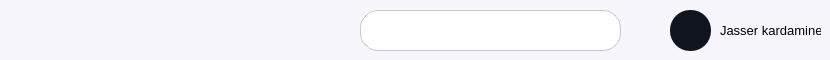
        <widget class="QWidget" name="search" native="true">
         <property name="maximumSize">
          <size>
           <width>16777215</width>
           <height>62</height>
          </size>
         </property>
         <property name="styleSheet">
          <string notr="true">background-color:#F7F6FC ; 
border-radius:20px ; </string>
         </property>
         <widget class="QLineEdit" name="search_bar">
          <property name="geometry">
           <rect>
            <x>360</x>
            <y>10</y>
            <width>261</width>
            <height>41</height>
           </rect>
          </property>
          <property name="styleSheet">
           <string notr="true"> #search_bar {
	background-color:white; 
	border:1px solid #BFC9D3 ; 
	border-radius:18px ;  
	padding : 0 40px 0 10px ; 
}
</string>
          </property>
         </widget>
         <widget class="QPushButton" name="search_button">
          <property name="geometry">
           <rect>
            <x>580</x>
            <y>10</y>
            <width>41</width>
            <height>41</height>
           </rect>
          </property>
          <property name="cursor">
           <cursorShape>PointingHandCursor</cursorShape>
          </property>
          <property name="styleSheet">
           <string notr="true">QPushButton {	
	background-color: transparent ;
	border-radius:20px ; 
	background:url(:/icons/tsawer/search.svg) no-repeat  center center; 
} 

QPushButton::hover {
		background:url(:/icons/tsawer/search_hover.svg) no-repeat  center center; 
}</string>
          </property>
          <property name="text">
           <string/>
          </property>
         </widget>
         <widget class="QLabel" name="pdp">
          <property name="geometry">
           <rect>
            <x>670</x>
            <y>10</y>
            <width>41</width>
            <height>41</height>
           </rect>
          </property>
          <property name="styleSheet">
           <string notr="true">#pdp{
	background-color  :#0F141E;
	border-radius : 20px ; 
}
</string>
          </property>
          <property name="text">
           <string/>
          </property>
         </widget>
         <widget class="QLabel" name="username">
          <property name="geometry">
           <rect>
            <x>720</x>
            <y>20</y>
            <width>101</width>
            <height>21</height>
           </rect>
          </property>
          <property name="styleSheet">
           <string notr="true">#username {
	background-color:transparent ; 
	color:black ; 
	font-size:13px ; 
}</string>
          </property>
          <property name="text">
           <string>Jasser kardamine</string>
          </property>
         </widget>
        </widget>
